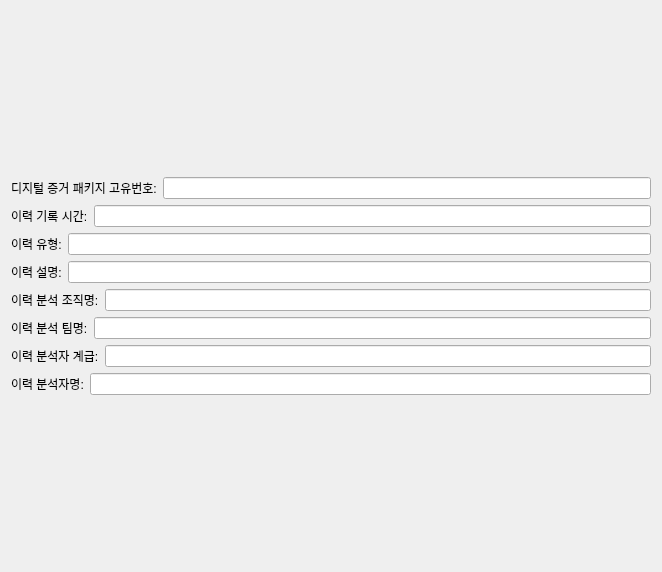
              <widget class="QWidget" name="scrollAreaWidgetContents_12">
               <property name="geometry">
                <rect>
                 <x>0</x>
                 <y>0</y>
                 <width>662</width>
                 <height>572</height>
                </rect>
               </property>
               <layout class="QGridLayout" name="gridLayout_16">
                <item row="0" column="0">
                 <layout class="QVBoxLayout" name="DEPL__verticalLayout_1">
                  <item>
                   <layout class="QHBoxLayout" name="DEPL_digital_evidence_package_management_id___horizontalLayout_1">
                    <item>
                     <widget class="QLabel" name="DEPL_digital_evidence_package_management_id__label_1">
                      <property name="text">
                       <string>디지털 증거 패키지 고유번호:</string>
                      </property>
                     </widget>
                    </item>
                    <item>
                     <widget class="QLineEdit" name="DEPL_digital_evidence_package_management_id__lineEdit_1"/>
                    </item>
                   </layout>
                  </item>
                  <item>
                   <layout class="QHBoxLayout" name="DEPL_log_datetime__horizontalLayout_1">
                    <item>
                     <widget class="QLabel" name="DEPL_log_datetime__label_1">
                      <property name="text">
                       <string>이력 기록 시간:</string>
                      </property>
                     </widget>
                    </item>
                    <item>
                     <widget class="QLineEdit" name="DEPL_log_datetime__lineEdit_1"/>
                    </item>
                   </layout>
                  </item>
                  <item>
                   <layout class="QHBoxLayout" name="DEPL_log_type__horizontalLayout_1">
                    <item>
                     <widget class="QLabel" name="DEPL_log_type__label_1">
                      <property name="text">
                       <string>이력 유형:</string>
                      </property>
                     </widget>
                    </item>
                    <item>
                     <widget class="QLineEdit" name="DEPL_log_type__lineEdit_1"/>
                    </item>
                   </layout>
                  </item>
                  <item>
                   <layout class="QHBoxLayout" name="DEPL_log_description__horizontalLayout_1">
                    <item>
                     <widget class="QLabel" name="DEPL_log_description__label_1">
                      <property name="text">
                       <string>이력 설명:</string>
                      </property>
                     </widget>
                    </item>
                    <item>
                     <widget class="QLineEdit" name="DEPL_log_description__lineEdit_1"/>
                    </item>
                   </layout>
                  </item>
                  <item>
                   <layout class="QHBoxLayout" name="DEPL_devision_name_of_logger__horizontalLayout_1">
                    <item>
                     <widget class="QLabel" name="DEPL_devision_name_of_logger__label_1">
                      <property name="text">
                       <string>이력 분석 조직명:</string>
                      </property>
                     </widget>
                    </item>
                    <item>
                     <widget class="QLineEdit" name="DEPL_devision_name_of_logger__lineEdit_1"/>
                    </item>
                   </layout>
                  </item>
                  <item>
                   <layout class="QHBoxLayout" name="DEPL_team_name_of_logger__horizontalLayout_1">
                    <item>
                     <widget class="QLabel" name="DEPL_team_name_of_logger__label_1">
                      <property name="text">
                       <string>이력 분석 팀명:</string>
                      </property>
                     </widget>
                    </item>
                    <item>
                     <widget class="QLineEdit" name="DEPL_team_name_of_logger__lineEdit_1"/>
                    </item>
                   </layout>
                  </item>
                  <item>
                   <layout class="QHBoxLayout" name="DEPL_rank_of_logger__horizontalLayout_1">
                    <item>
                     <widget class="QLabel" name="DEPL_rank_of_logger__label_1">
                      <property name="text">
                       <string>이력 분석자 계급:</string>
                      </property>
                     </widget>
                    </item>
                    <item>
                     <widget class="QLineEdit" name="DEPL_rank_of_logger__lineEdit_1"/>
                    </item>
                   </layout>
                  </item>
                  <item>
                   <layout class="QHBoxLayout" name="DEPL_name_of_logger__horizontalLayout_1">
                    <item>
                     <widget class="QLabel" name="DEPL_name_of_logger__label_1">
                      <property name="text">
                       <string>이력 분석자명:</string>
                      </property>
                     </widget>
                    </item>
                    <item>
                     <widget class="QLineEdit" name="DEPL_name_of_logger__lineEdit_1"/>
                    </item>
                   </layout>
                  </item>
                 </layout>
                </item>
               </layout>
              </widget>
